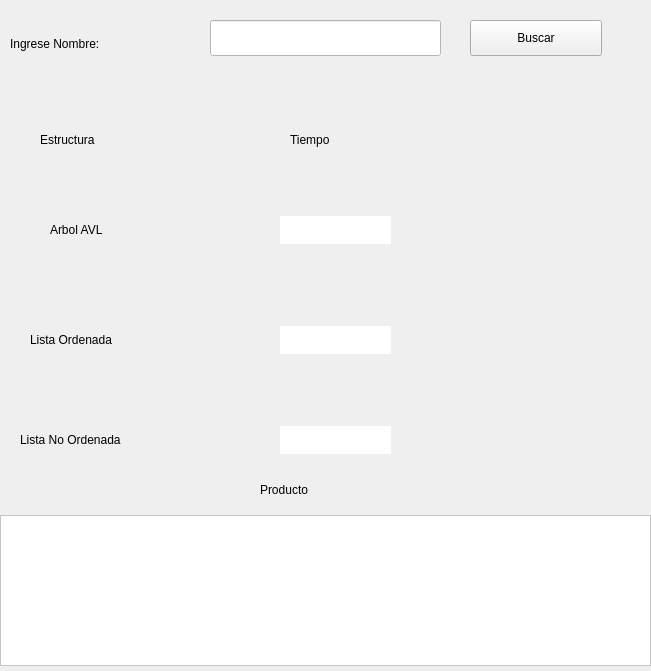
<?xml version="1.0" encoding="UTF-8"?>
<ui version="4.0">
 <class>PantallaBuscarPorNombre</class>
 <widget class="QWidget" name="PantallaBuscarPorNombre">
  <property name="geometry">
   <rect>
    <x>0</x>
    <y>0</y>
    <width>651</width>
    <height>671</height>
   </rect>
  </property>
  <property name="windowTitle">
   <string>Form</string>
  </property>
  <widget class="QWidget" name="layoutWidget">
   <property name="geometry">
    <rect>
     <x>0</x>
     <y>0</y>
     <width>651</width>
     <height>671</height>
    </rect>
   </property>
   <layout class="QVBoxLayout" name="verticalLayout">
    <item>
     <widget class="QWidget" name="widget" native="true">
      <property name="minimumSize">
       <size>
        <width>100</width>
        <height>80</height>
       </size>
      </property>
      <property name="maximumSize">
       <size>
        <width>16777215</width>
        <height>90</height>
       </size>
      </property>
      <widget class="QLabel" name="label">
       <property name="geometry">
        <rect>
         <x>10</x>
         <y>30</y>
         <width>181</width>
         <height>28</height>
        </rect>
       </property>
       <property name="text">
        <string>Ingrese Nombre:</string>
       </property>
      </widget>
      <widget class="QLineEdit" name="lineEdit">
       <property name="geometry">
        <rect>
         <x>210</x>
         <y>20</y>
         <width>231</width>
         <height>36</height>
        </rect>
       </property>
       <property name="styleSheet">
        <string notr="true">background-color: white;
color: black;</string>
       </property>
      </widget>
      <widget class="QPushButton" name="pushButton">
       <property name="geometry">
        <rect>
         <x>470</x>
         <y>20</y>
         <width>132</width>
         <height>36</height>
        </rect>
       </property>
       <property name="text">
        <string>Buscar</string>
       </property>
      </widget>
     </widget>
    </item>
    <item>
     <widget class="QWidget" name="widget_2" native="true">
      <property name="minimumSize">
       <size>
        <width>100</width>
        <height>100</height>
       </size>
      </property>
      <widget class="QLabel" name="label_2">
       <property name="geometry">
        <rect>
         <x>40</x>
         <y>30</y>
         <width>111</width>
         <height>28</height>
        </rect>
       </property>
       <property name="text">
        <string>Estructura</string>
       </property>
      </widget>
      <widget class="QLabel" name="label_3">
       <property name="geometry">
        <rect>
         <x>290</x>
         <y>30</y>
         <width>111</width>
         <height>28</height>
        </rect>
       </property>
       <property name="text">
        <string>Tiempo</string>
       </property>
      </widget>
      <widget class="QLabel" name="label_4">
       <property name="geometry">
        <rect>
         <x>50</x>
         <y>120</y>
         <width>101</width>
         <height>28</height>
        </rect>
       </property>
       <property name="text">
        <string>Arbol AVL</string>
       </property>
      </widget>
      <widget class="QLabel" name="lblSearchAVL">
       <property name="geometry">
        <rect>
         <x>280</x>
         <y>120</y>
         <width>111</width>
         <height>28</height>
        </rect>
       </property>
       <property name="styleSheet">
        <string notr="true">background-color: white;
color: black;</string>
       </property>
       <property name="text">
        <string/>
       </property>
      </widget>
      <widget class="QLabel" name="label_6">
       <property name="geometry">
        <rect>
         <x>30</x>
         <y>230</y>
         <width>161</width>
         <height>28</height>
        </rect>
       </property>
       <property name="text">
        <string>Lista Ordenada</string>
       </property>
      </widget>
      <widget class="QLabel" name="lblSearchOL">
       <property name="geometry">
        <rect>
         <x>280</x>
         <y>230</y>
         <width>111</width>
         <height>28</height>
        </rect>
       </property>
       <property name="styleSheet">
        <string notr="true">background-color: white;
color:black;</string>
       </property>
       <property name="text">
        <string/>
       </property>
      </widget>
      <widget class="QLabel" name="label_8">
       <property name="geometry">
        <rect>
         <x>20</x>
         <y>330</y>
         <width>191</width>
         <height>28</height>
        </rect>
       </property>
       <property name="text">
        <string>Lista No Ordenada</string>
       </property>
      </widget>
      <widget class="QLabel" name="lblSearchUL">
       <property name="geometry">
        <rect>
         <x>280</x>
         <y>330</y>
         <width>111</width>
         <height>28</height>
        </rect>
       </property>
       <property name="styleSheet">
        <string notr="true">background-color: white;
color:black;</string>
       </property>
       <property name="text">
        <string/>
       </property>
      </widget>
      <widget class="QScrollArea" name="scrollArea">
       <property name="geometry">
        <rect>
         <x>0</x>
         <y>419</y>
         <width>651</width>
         <height>151</height>
        </rect>
       </property>
       <property name="styleSheet">
        <string notr="true">background-color: white
</string>
       </property>
       <property name="widgetResizable">
        <bool>true</bool>
       </property>
       <widget class="QWidget" name="scrollAreaWidgetContents">
        <property name="geometry">
         <rect>
          <x>0</x>
          <y>0</y>
          <width>649</width>
          <height>149</height>
         </rect>
        </property>
       </widget>
      </widget>
      <widget class="QLabel" name="label_10">
       <property name="geometry">
        <rect>
         <x>260</x>
         <y>380</y>
         <width>101</width>
         <height>28</height>
        </rect>
       </property>
       <property name="text">
        <string>Producto</string>
       </property>
      </widget>
     </widget>
    </item>
   </layout>
  </widget>
 </widget>
 <resources/>
 <connections/>
</ui>
